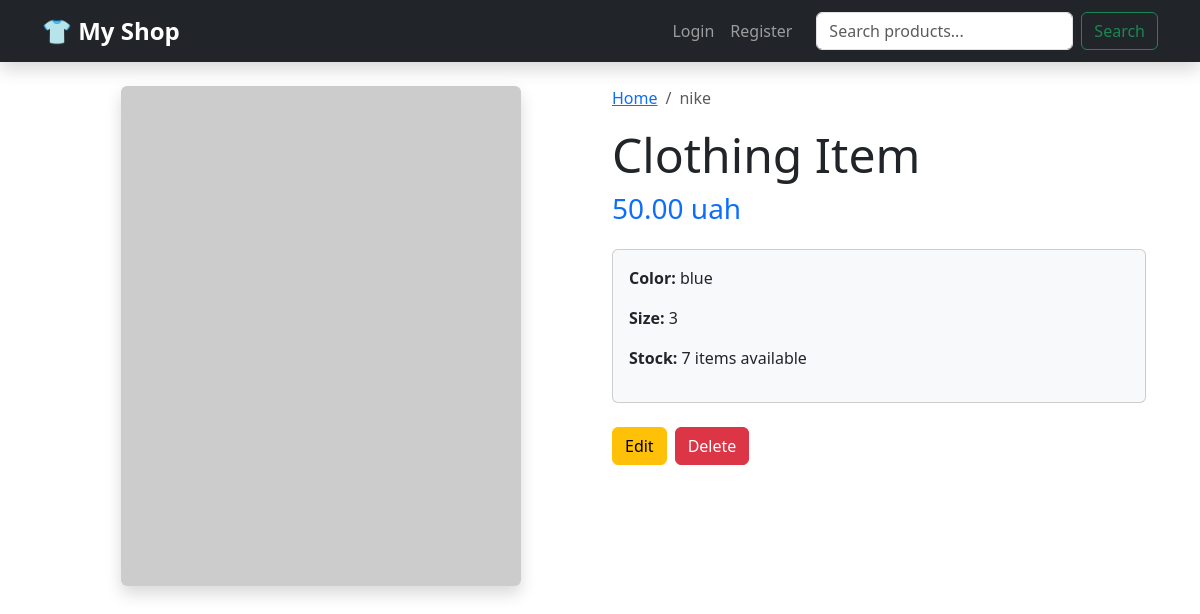
Page /cloth/1/ on the committed database.
### clothing_shop/models.py (models this page shows, shortened)
class Cloth(models.Model):
    title = models.CharField(max_length=100, default="Clothing Item")
    cloth_color = models.CharField(max_length=30)
    size = models.IntegerField()
    price = models.DecimalField(max_digits=10, decimal_places=2, default=0)
    stock_quantity = models.PositiveIntegerField(default=0)
    is_available = models.BooleanField(default=True)
    category = models.CharField(
        max_length=20,
        choices=CATEGORY_CHOICES,
        default="T-SHIRTS"
    )
    brand = models.ForeignKey(
        ClothBrand,
        on_delete=models.CASCADE,
        related_name='items',
    )

class ClothBrand(models.Model):
    name = models.CharField(max_length=40)
    foundation_date = models.DateField()
    bio = models.TextField(null=True , blank=True)

### clothing_shop/views.py (the view)
# urls.py: path('cloth/<int:pk>/', views.cloth_detail, name='cloth_detail'),
def cloth_detail(request, pk):
    item = get_object_or_404(Cloth, pk=pk)
    return render(request, 'cloth_detail.html', {'item': item})

### templates/cloth_detail.html
{% extends "base.html" %}
{% block content %}
<div class="container mt-4">
    <div class="row">
        <div class="col-md-6 text-center">
            <img src="https://via.placeholder.com/400x500" class="img-fluid rounded shadow" alt="Item image">
        </div>
        <div class="col-md-6">
            <nav aria-label="breadcrumb">
                <ol class="breadcrumb">
                    <li class="breadcrumb-item"><a href="{% url 'cloth_list' %}">Home</a></li>
                    <li class="breadcrumb-item active">{{ item.brand.name }}</li>
                </ol>
            </nav>
            <h1 class="display-5">{{ item.title }}</h1>
            <p class="text-primary h3 mb-4">{{ item.price }} uah</p>
            <div class="card bg-light mb-4">
                <div class="card-body">
                    <p><strong>Color:</strong> {{ item.cloth_color }}</p>
                    <p><strong>Size:</strong> {{ item.size }}</p>
                    <p><strong>Stock:</strong> {{ item.stock_quantity }} items available</p>
                </div>
            </div>
            <div class="d-flex gap-2">
                <a href="{% url 'cloth_update' item.pk %}" class="btn btn-warning">Edit</a>
                <a href="{% url 'cloth_delete' item.pk %}" class="btn btn-danger">Delete</a>
            </div>
        </div>
    </div>
</div>
{% endblock %}

### rows in the picture
Cloth: brand.name "nike", title "Clothing Item", price "50.00", cloth_color "blue", size "3", stock_quantity "7"
